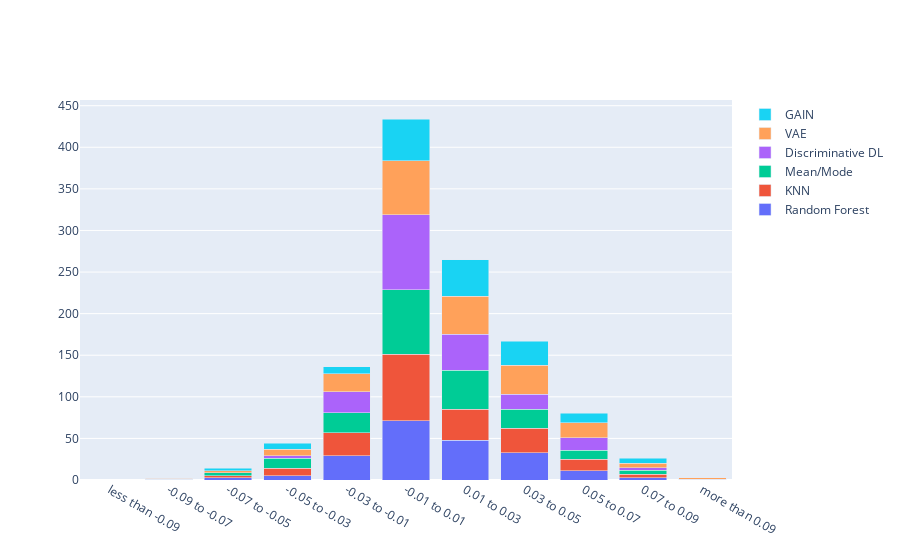

The cell this chart's notebook holds for it:
### Code cell
quantiles = ['less than -0.09', '-0.09 to -0.07', '-0.07 to -0.05', '-0.05 to -0.03','-0.03 to -0.01', '-0.01 to 0.01', '0.01 to 0.03', '0.03 to 0.05', '0.05 to 0.07', '0.07 to 0.09', 'more than 0.09']

fig = go.Figure(data=[
    go.Bar(name='Random Forest', x=quantiles, y=forest_freq),
    go.Bar(name='KNN', x=quantiles, y=knn_freq),
    go.Bar(name='Mean/Mode', x=quantiles, y=mode_freq),
    go.Bar(name='Discriminative DL', x=quantiles, y=dl_freq),
    go.Bar(name='VAE', x=quantiles, y=vae_freq),
    go.Bar(name='GAIN', x=quantiles, y=gain_freq)
])
# Change the bar mode
fig.update_layout(barmode='stack')
fig.show()
fig.write_image("multi_performance_difference_baseline_to_imputed_per_method.pdf")

### Figure 1 — Plotly figure (JSON) as saved in the notebook; plotly's stock layout.template omitted (floating-point values rounded to 4 significant figures)
{"data": [{"name": "Random Forest", "type": "bar", "x": ["less than -0.09", "-0.09 to -0.07", "-0.07 to -0.05", "-0.05 to -0.03", "-0.03 to -0.01", "-0.01 to 0.01", "0.01 to 0.03", "0.03 to 0.05", "0.05 to 0.07", "0.07 to 0.09", "more than 0.09"], "y": [0, 1, 3, 5, 29, 71, 48, 33, 11, 3, 0]}, {"name": "KNN", "type": "bar", "x": ["less than -0.09", "-0.09 to -0.07", "-0.07 to -0.05", "-0.05 to -0.03", "-0.03 to -0.01", "-0.01 to 0.01", "0.01 to 0.03", "0.03 to 0.05", "0.05 to 0.07", "0.07 to 0.09", "more than 0.09"], "y": [0, 0, 2, 9, 28, 80, 37, 29, 14, 4, 1]}, {"name": "Mean/Mode", "type": "bar", "x": ["less than -0.09", "-0.09 to -0.07", "-0.07 to -0.05", "-0.05 to -0.03", "-0.03 to -0.01", "-0.01 to 0.01", "0.01 to 0.03", "0.03 to 0.05", "0.05 to 0.07", "0.07 to 0.09", "more than 0.09"], "y": [0, 0, 4, 12, 24, 78, 47, 23, 11, 5, 0]}, {"name": "Discriminative DL", "type": "bar", "x": ["less than -0.09", "-0.09 to -0.07", "-0.07 to -0.05", "-0.05 to -0.03", "-0.03 to -0.01", "-0.01 to 0.01", "0.01 to 0.03", "0.03 to 0.05", "0.05 to 0.07", "0.07 to 0.09", "more than 0.09"], "y": [0, 0, 0, 3, 25, 90, 43, 18, 15, 3, 0]}, {"name": "VAE", "type": "bar", "x": ["less than -0.09", "-0.09 to -0.07", "-0.07 to -0.05", "-0.05 to -0.03", "-0.03 to -0.01", "-0.01 to 0.01", "0.01 to 0.03", "0.03 to 0.05", "0.05 to 0.07", "0.07 to 0.09", "more than 0.09"], "y": [0, 1, 2, 8, 22, 65, 46, 35, 18, 5, 2]}, {"name": "GAIN", "type": "bar", "x": ["less than -0.09", "-0.09 to -0.07", "-0.07 to -0.05", "-0.05 to -0.03", "-0.03 to -0.01", "-0.01 to 0.01", "0.01 to 0.03", "0.03 to 0.05", "0.05 to 0.07", "0.07 to 0.09", "more than 0.09"], "y": [0, 0, 3, 7, 8, 50, 44, 29, 11, 6, 0]}], "layout": {"barmode": "stack"}}
